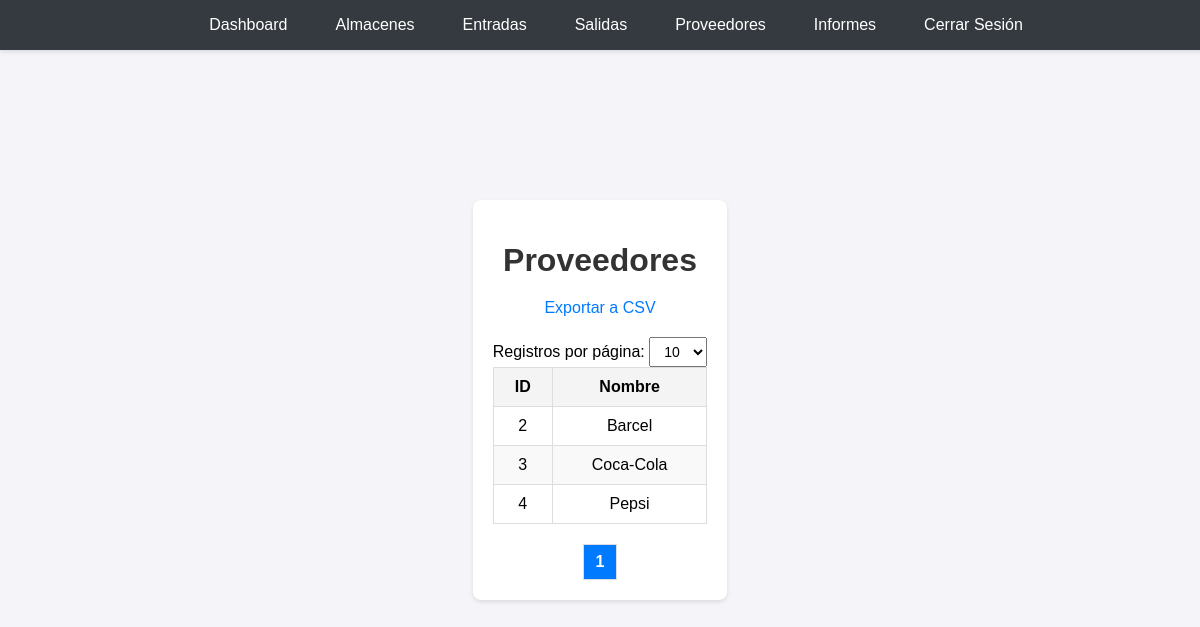
/views/proveedores.view.php (signed in), run on the app's committed database.
### tables this page shows
CREATE TABLE `proveedores` (
  `id` int(11) NOT NULL,
  `nombre` varchar(255) NOT NULL,
  `contacto` varchar(255) DEFAULT NULL,
  `telefono` varchar(20) DEFAULT NULL
);

### controllers/proveedores_controller.php (called while the page is built)
<?php
require_once '../config.php';
$registros_por_pagina = isset($_GET['limit']) ? intval($_GET['limit']) : 10;
$pagina_actual = isset($_GET['page']) ? intval($_GET['page']) : 1;
$offset = ($pagina_actual - 1) * $registros_por_pagina;
$total_query = "SELECT COUNT(*) as total FROM proveedores";
$stmt = $conn->prepare($total_query);
$stmt->execute();
$total_result = $stmt->fetch(PDO::FETCH_ASSOC);
$total_registros = $total_result['total'];
$query = "SELECT * FROM proveedores LIMIT :limit OFFSET :offset";
$stmt = $conn->prepare($query);
$stmt->bindValue(':limit', $registros_por_pagina, PDO::PARAM_INT);
$stmt->bindValue(':offset', $offset, PDO::PARAM_INT);
$stmt->execute();
$proveedores = $stmt->fetchAll(PDO::FETCH_ASSOC);
$total_paginas = ceil($total_registros / $registros_por_pagina);

### views/proveedores.view.php (the view, shortened to what this page needs)
<?php
require_once '../controllers/proveedores_controller.php';
?>
<!DOCTYPE html>
<html lang="es">
<head>
    <link rel="stylesheet" href="../css/style.css">
    <link rel="stylesheet" href="../css/movimientos.css">
</head>
<body>
    <?php include '../partials/navbar.php'; ?>
    <div class="container">
        <h1>Proveedores</h1>
        <div class="export-container">
            <a href="../controllers/exportar_proveedores.php" class="export-button">Exportar a CSV</a>
        </div>
        <form method="get" class="pagination-form">
            <label for="limit">Registros por página:</label>
            <select name="limit" id="limit" onchange="this.form.submit()">
                <option value="10" <?= $registros_por_pagina === 10 ? 'selected' : ''; ?>>10</option>
            </select>
        </form>
        <table>
            <thead>
                <tr>
                    <th>ID</th>
                    <th>Nombre</th>
                </tr>
            </thead>
            <tbody>
                <?php if (!empty($proveedores)): ?>
                    <?php foreach ($proveedores as $proveedor): ?>
                        <tr>
                            <td><?= htmlspecialchars($proveedor['id']); ?></td>
                            <td><?= htmlspecialchars($proveedor['nombre']); ?></td>
                        </tr>
                    <?php endforeach; ?>
                <?php else: ?>
                    <tr>
                        <td colspan="4">No hay proveedores registrados.</td>
                    </tr>
                <?php endif; ?>
            </tbody>
        </table>
        <div class="pagination">
            <?php for ($i = 1; $i <= $total_paginas; $i++): ?>
                <a href="?page=<?= $i; ?>&limit=<?= $registros_por_pagina; ?>"
                   class="<?= $i == $pagina_actual ? 'active' : ''; ?>">
                    <?= $i; ?>
                </a>
            <?php endfor; ?>
        </div>
    </div>
</body>
</html>

### css/style.css (style rules this page uses)
body { font-family: Arial, sans-serif; background-color: #f4f4f9; margin: 0; padding: 0; display: flex; justify-content: center; align-items: center; height: 100vh; }
.container { text-align: center; background: #fff; padding: 20px; border-radius: 8px; box-shadow: 0 2px 4px rgba(0, 0, 0, 0.1); }
h1 { color: #333; }
form { margin-top: 20px; }
a { color: #007BFF; text-decoration: none; }

### css/movimientos.css (style rules this page uses)
.container { max-width: 1200px; margin: 0 auto; padding: 20px; }
h1 { text-align: center; margin-bottom: 20px; color: #333; }
table { width: 100%; border-collapse: collapse; margin-bottom: 20px; }
table th, table td { border: 1px solid #ddd; padding: 10px; text-align: center; }
table th { background-color: #f4f4f4; font-weight: bold; }
table tr:nth-child(even) { background-color: #f9f9f9; }
.pagination { display: flex; justify-content: center; margin-top: 20px; }
.pagination a { margin: 0 5px; padding: 8px 12px; text-decoration: none; border: 1px solid #ddd; color: #333; }
.pagination a.active { font-weight: bold; color: white; background-color: #007BFF; }
select { padding: 5px 10px; font-size: 14px; }
.pagination { display: flex; justify-content: center; align-items: center; gap: 10px; }

### data on the page
proveedores: id "2", nombre "Barcel"
proveedores: id "3", nombre "Coca-Cola"
proveedores: id "4", nombre "Pepsi"
